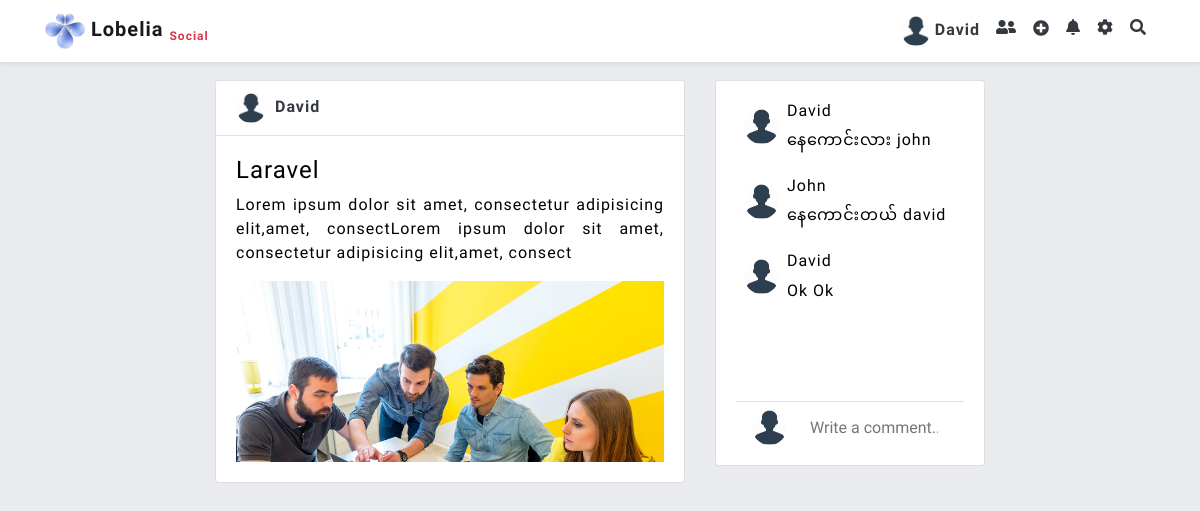
The page /comment.php?pid=2 (signed in) on the database its author committed.
### tables this page shows
CREATE TABLE `user` (
  `id` int(11) NOT NULL,
  `name` varchar(30) NOT NULL,
  `email` varchar(30) NOT NULL,
  `phone` varchar(30) NOT NULL,
  `password` varchar(100) NOT NULL,
  `dob` date NOT NULL,
  `gender` varchar(10) NOT NULL,
  `photo` varchar(100) NOT NULL,
  `address` text NOT NULL,
  `created_date` date NOT NULL,
  `modified_date` date NOT NULL
);

CREATE TABLE `posts` (
  `id` int(11) NOT NULL,
  `title` varchar(100) NOT NULL,
  `description` text NOT NULL,
  `user_id` int(11) NOT NULL,
  `post_photo` varchar(100) NOT NULL,
  `created_date` date NOT NULL,
  `modified_date` date NOT NULL
);

CREATE TABLE `comments` (
  `id` int(11) NOT NULL,
  `comment` text NOT NULL,
  `user_id` int(11) NOT NULL,
  `post_id` int(11) NOT NULL,
  `created_date` date NOT NULL,
  `modified_date` date NOT NULL
);

### comment.php (the view, shortened to what this page needs)
<!DOCTYPE html>
<html>
<head>
	<?php include('cdn.php'); ?>
</head>
<body style="background:#E9EBEE;">
<?php include ('nav.php'); ?>
<div class="container-fluid" style="margin-top: 80px;">
	<div class="row">
		<div class="col-md-2"></div>
		<div class="col-md-5">
	<?php
	if(isset($_GET['pid']))
	{
		$id = $_GET['pid'];
		$post_sql = mysqli_query($conn,"SELECT posts.*,user.name,user.photo FROM posts INNER JOIN user ON posts.user_id=user.id WHERE posts.id='$id'");
		$post=mysqli_fetch_assoc($post_sql);
	}
	?>
			<div class="card">
				<div class="card-header bg-white">
				<a href="" class="card-link text-dark">
					<img src="img/<?php echo $post['photo'] ?>" height="30px" width="30px" class="rounded-circle mr-1">
					<b><?php echo $post['name'] ?></b></a>
				</div>
				<div class="card-body">
					<h4><?php echo $post['title'] ?></h4>
					<p class="text-justify">
						<?php echo $post['description'] ?>
					</p>
				<?php if($post['post_photo']){ ?>
					<img src="img/<?php echo $post['post_photo'] ?>" width="100%;">
				<?php } ?>
				</div>
			</div>
		</div>
		<div class="col-md-3">
			<div class="card">
				<div class="card-body">
					<div class="comment_area">
<?php
	$comment_sql=mysqli_query($conn,"SELECT comments.*,user.photo,user.name FROM comments INNER JOIN user ON comments.user_id=user.id WHERE comments.post_id='$id'");
	while($comment=mysqli_fetch_assoc($comment_sql))
	{
		echo '<div class="media mb-2">
			  <div class="media-left">
			    <img src="img/'.$comment['photo'].'" class="media-object rounded-circle m-2" width="35px" height="35px">
			  </div>
			  <div class="media-body">
			  	<h6>'.$comment['name'].'</h6>
			    <p>'.$comment['comment'].'</p>
			  </div>
			</div>';
	}
?>
					</div>
					<div class="media pt-2 px-3 border-top">
  <img src="img/<?php echo $user['photo']; ?>" height="35px" width="35px" class="rounded-circle">
  					<div class="media-body">
    <input class="comment_box ml-2" placeholder="Write a comment..."></input>
  					</div>
				</div>
				</div>
			</div>
		</div>
	</div>
</div>
</body>
</html>

### nav.php (shortened to what this page needs)
<?php
include('db.php');
$user_sql=mysqli_query($conn,"SELECT * FROM user WHERE id='".$_SESSION['id']."'");
$user=mysqli_fetch_assoc($user_sql);
?>
<nav class="navbar navbar-expand-lg shadow-sm navbar-light bg-white container-fluid fixed-top">
<div class="container">
  <a class="navbar-brand" href="home.php">
    <img src="img/brand.png" style="width:40px;">
    <b>Lobelia</b> <sub><small class="text-danger font-weight-bold">Social</small></sub></a>
  <div class="collapse navbar-collapse" id="navbarSupportedContent">
    <ul class="navbar-nav ml-auto">
      <li class="nav-item">
        <a class="nav-link text-dark font-weight-bold" href="home.php"><img src="img/<?php echo $user['photo']; ?>" class="rounded-circle mr-1" width="30px;" height="30px;"><?php echo $user['name']; ?></a>
      </li>
      <li class="nav-item">
        <a class="nav-link text-dark" href="#"><i class="fas fa-user-friends"></i></a>
      </li>
      <li class="nav-item">
        <i data-toggle="modal" data-target="#create_post_Modal" class="nav-link text-dark fas fa-plus-circle mt-1"></i>
      </li>
      <li class="nav-item">
        <a class="nav-link text-dark" href="#"><i class="fas fa-bell"></i></a>
      </li>
      <li class="nav-item dropdown">
        <a class="nav-link font-weight-bold text-dark" href="#" id="navbarDropdown" role="button" data-toggle="dropdown" aria-haspopup="true" aria-expanded="false">
          <i class="fas fa-cog"></i>
        </a>
      </li>
      <li class="nav-item">
        <a class="nav-link text-dark">
<input type="" name="" placeholder="Search Here" class="mr-1 search_input" style="display: none; width: 300px;border:none;outline: none;border-bottom: 1px solid #aaa;"><i class="fas fa-search search_btn"></i></a>
      </li>
  </div>
</div>
</nav>

### comment.php (style rules this page uses)
.comment_box { border:none; resize: none; width: 98%; height: 34px; outline:none; padding:5px 15px; }
.comment_area { height: 300px; overflow-y: scroll; }

### cdn.php (style rules this page uses)
body { font-family: 'Saira Semi Condensed', sans-serif; letter-spacing: 1px; color:black; }

### rows shown on the page
user: photo (picture), name "David"
posts: user.photo (picture), user.name "David", title "Laravel", description "Lorem ipsum dolor sit amet, consectetur adipisicing elit,amet, consectLorem ipsum dolor sit amet, consectetur adipisicing elit,amet, consect", post_photo (picture)
comments: user.photo (picture), user.name "David", comment "နေကောင်းလား john"
comments: user.photo (picture), user.name "John", comment "နေကောင်းတယ် david"
comments: user.photo (picture), user.name "David", comment "Ok Ok"
